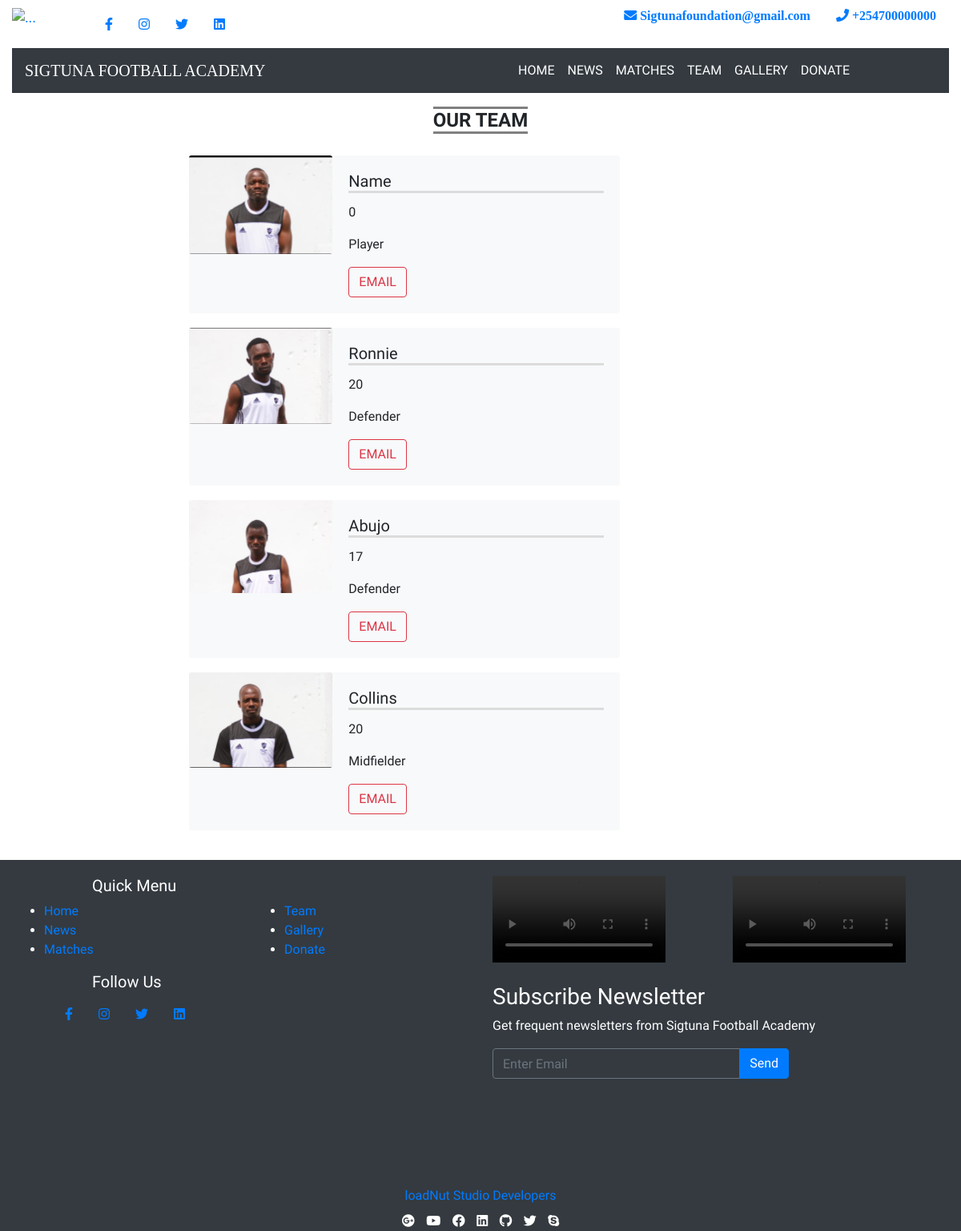
The app's page /team with its own data.
### appSigtuna/models.py (models this page shows, shortened)
class Team(models.Model):
    title = models.CharField(max_length=40)
    name = models.CharField(max_length=40)
    age=models.IntegerField()
    phoneNumber = models.IntegerField()
    email = models.EmailField(max_length=40)
    image = models.ImageField()

### appSigtuna/views.py (the view)
# urls.py: path('team',views.team,name='team'),
def team(request):
    infoTeam=Team.objects.all
    context={
        'infoTeam':infoTeam
    }
    return render(request,'appSigtuna/team.html',context)

### appSigtuna/templates/appSigtuna/team.html (shortened to what this page needs)
{% extends 'appSigtuna/base.html' %}
{% block content %}
{% if infoTeam %}
<div class="container">
    <div class="row" style="margin: 20px;">
        <div class="col-sm-4"></div>
        <div class="col-sm-4" style="text-align:center;">
            <h4><strong style="border-top: solid; border-bottom: solid; border-color: grey; Font-family: Oswald;">OUR TEAM</strong></h4>
        </div>
        <div class="col-sm-4"></div>
    </div>
    {% for infoTeam in infoTeam %}
    <div class="row">
        <div class="col-sm-2"></div>
        <div class="col-sm-8">
            <div class="card mb-3 bg-light" style="max-width: 540px; border-color: #ffffff;">
              <div class="row no-gutters">
                <div class="col-md-4">
                  <img src="{{infoTeam.image.url}}" class="card-img" alt="...">
                </div>
                <div class="col-md-8">
                  <div class="card-body">
                    <h5 class="card-title" style="border-bottom: solid; border-color: #dcdcdc; Font-family: Teko;">{{infoTeam.name}}</h5>
                    <p style="text-color: #dcdcdc; Font-family: Dosis;">{{infoTeam.age}}</p>
                    <p class="card-text" style="Font-family: Dosis;">{{infoTeam.title}}</p>
                    <a href="mailto:{{infoTeam.email}}"><button type="button" class="btn btn-outline-danger" style="Font-family: Dosis;">EMAIL</button></a>
                  </div>
                </div>
              </div>
            </div>
        </div>
        <div class="col-sm-2"></div>
    </div>
    {% endfor %}
</div>
{% endif %}
{% endblock %}

### records on screen
Team: image (picture), name "Name", age "0", title "Player"
Team: image (picture), name "Ronnie", age "20", title "Defender"
Team: image (picture), name "Abujo", age "17", title "Defender"
Team: image (picture), name "Collins", age "20", title "Midfielder"
